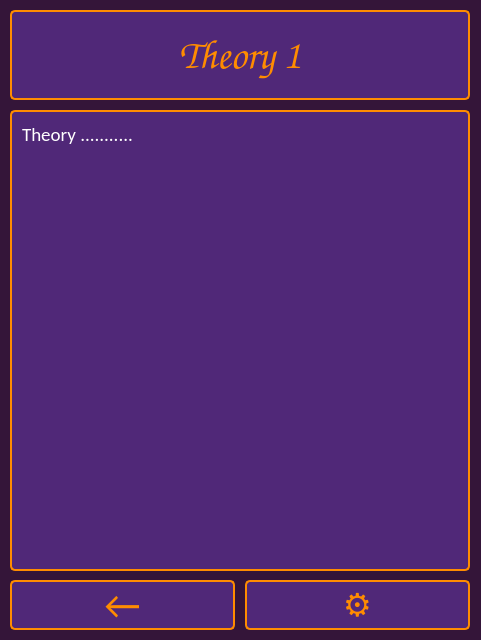
<?xml version="1.0" encoding="UTF-8"?>
<ui version="4.0">
 <class>theoryWindow</class>
 <widget class="QDialog" name="theoryWindow">
  <property name="geometry">
   <rect>
    <x>0</x>
    <y>0</y>
    <width>481</width>
    <height>640</height>
   </rect>
  </property>
  <property name="windowTitle">
   <string>Dialog</string>
  </property>
  <property name="styleSheet">
   <string notr="true">QDialog {
    background-color: rgb(52, 21, 57);
}</string>
  </property>
  <widget class="QWidget" name="mWindow" native="true">
   <property name="geometry">
    <rect>
     <x>0</x>
     <y>0</y>
     <width>480</width>
     <height>640</height>
    </rect>
   </property>
   <property name="styleSheet">
    <string notr="true">QWidget {
    background-color: rgb(52, 21, 57);
}</string>
   </property>
   <widget class="QWidget" name="pipinosWidget" native="true">
    <property name="geometry">
     <rect>
      <x>50</x>
      <y>140</y>
      <width>120</width>
      <height>80</height>
     </rect>
    </property>
   </widget>
   <widget class="QLabel" name="theoryTitleLabel">
    <property name="geometry">
     <rect>
      <x>10</x>
      <y>10</y>
      <width>460</width>
      <height>90</height>
     </rect>
    </property>
    <property name="font">
     <font>
      <family>Comic Sans MS</family>
      <pointsize>30</pointsize>
     </font>
    </property>
    <property name="styleSheet">
     <string notr="true">QLabel {
    border: 2px solid rgb(255, 140, 0);       /* darker purple border */
    border-radius: 5px;
    padding: 6px;
    color: rgb(255, 140, 0);                 /* orange text */
    background-color: rgb(80, 40, 120);      /* darker purple background */
}</string>
    </property>
    <property name="text">
     <string>Theory 1</string>
    </property>
    <property name="alignment">
     <set>Qt::AlignmentFlag::AlignCenter</set>
    </property>
   </widget>
   <widget class="QLabel" name="theoryLabel">
    <property name="geometry">
     <rect>
      <x>10</x>
      <y>110</y>
      <width>460</width>
      <height>461</height>
     </rect>
    </property>
    <property name="font">
     <font>
      <family>Calibri</family>
      <pointsize>14</pointsize>
     </font>
    </property>
    <property name="styleSheet">
     <string notr="true">QLabel {
    border: 2px solid rgb(255, 140, 0);       /* darker purple border */
    border-radius: 5px;
    padding: 6px;
    color: white;                 /* orange text */
    background-color: rgb(80, 40, 120);      /* darker purple background */
}</string>
    </property>
    <property name="text">
     <string>Theory ...........</string>
    </property>
    <property name="alignment">
     <set>Qt::AlignmentFlag::AlignLeading|Qt::AlignmentFlag::AlignLeft|Qt::AlignmentFlag::AlignTop</set>
    </property>
   </widget>
   <widget class="QPushButton" name="backButton">
    <property name="geometry">
     <rect>
      <x>10</x>
      <y>580</y>
      <width>225</width>
      <height>50</height>
     </rect>
    </property>
    <property name="font">
     <font>
      <family>Calibri</family>
      <pointsize>30</pointsize>
     </font>
    </property>
    <property name="styleSheet">
     <string notr="true">QPushButton {
    border: 2px solid rgb(255, 140, 0);       /* darker purple border */
    border-radius: 5px;
    padding: 6px;
    color: rgb(255, 140, 0);                 /* orange text */
    background-color: rgb(80, 40, 120);      /* darker purple background */
}</string>
    </property>
    <property name="text">
     <string>←</string>
    </property>
   </widget>
   <widget class="QPushButton" name="settingsButton">
    <property name="geometry">
     <rect>
      <x>245</x>
      <y>580</y>
      <width>225</width>
      <height>50</height>
     </rect>
    </property>
    <property name="font">
     <font>
      <family>Calibri</family>
      <pointsize>24</pointsize>
     </font>
    </property>
    <property name="styleSheet">
     <string notr="true">QPushButton {
    border: 2px solid rgb(255, 140, 0);       /* darker purple border */
    border-radius: 5px;
    padding: 6px;
    color: rgb(255, 140, 0);                 /* orange text */
    background-color: rgb(80, 40, 120);      /* darker purple background */
}</string>
    </property>
    <property name="text">
     <string>⚙️</string>
    </property>
   </widget>
  </widget>
 </widget>
 <resources/>
 <connections/>
</ui>
